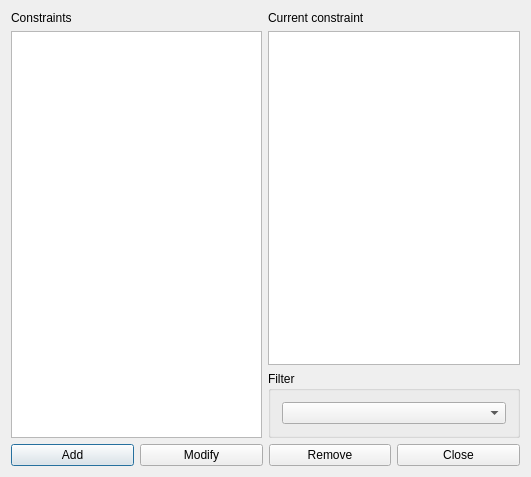
<?xml version="1.0" encoding="UTF-8"?>
<ui version="4.0">
 <class>ConstraintStudentsSetMaxBuildingChangesPerDayInIntervalForm_template</class>
 <widget class="QDialog" name="ConstraintStudentsSetMaxBuildingChangesPerDayInIntervalForm_template">
  <property name="geometry">
   <rect>
    <x>0</x>
    <y>0</y>
    <width>531</width>
    <height>477</height>
   </rect>
  </property>
  <property name="windowTitle">
   <string extracomment="This is the title of the dialog to see the list of all constraints of this type">Constraints students set max building changes per day in interval</string>
  </property>
  <layout class="QGridLayout" name="gridLayout_2">
   <item row="0" column="0" rowspan="2">
    <layout class="QVBoxLayout" name="verticalLayout">
     <item>
      <widget class="QLabel" name="constraintsTextLabel">
       <property name="frameShape">
        <enum>QFrame::NoFrame</enum>
       </property>
       <property name="frameShadow">
        <enum>QFrame::Plain</enum>
       </property>
       <property name="text">
        <string>Constraints</string>
       </property>
       <property name="wordWrap">
        <bool>false</bool>
       </property>
      </widget>
     </item>
     <item>
      <widget class="QListWidget" name="constraintsListWidget"/>
     </item>
    </layout>
   </item>
   <item row="0" column="1">
    <layout class="QVBoxLayout" name="verticalLayout_2">
     <item>
      <widget class="QLabel" name="currentConstraintTextLabel">
       <property name="text">
        <string>Current constraint</string>
       </property>
       <property name="wordWrap">
        <bool>false</bool>
       </property>
      </widget>
     </item>
     <item>
      <widget class="QPlainTextEdit" name="currentConstraintTextEdit"/>
     </item>
    </layout>
   </item>
   <item row="1" column="1">
    <widget class="QGroupBox" name="filterGroupBox">
     <property name="title">
      <string>Filter</string>
     </property>
     <layout class="QGridLayout" name="gridLayout">
      <item row="0" column="0">
       <widget class="QComboBox" name="studentsComboBox"/>
      </item>
     </layout>
    </widget>
   </item>
   <item row="2" column="0" colspan="2">
    <layout class="QHBoxLayout" name="horizontalLayout">
     <item>
      <widget class="QPushButton" name="addConstraintPushButton">
       <property name="text">
        <string>Add</string>
       </property>
      </widget>
     </item>
     <item>
      <widget class="QPushButton" name="modifyConstraintPushButton">
       <property name="text">
        <string>Modify</string>
       </property>
      </widget>
     </item>
     <item>
      <widget class="QPushButton" name="removeConstraintPushButton">
       <property name="text">
        <string>Remove</string>
       </property>
      </widget>
     </item>
     <item>
      <widget class="QPushButton" name="closePushButton">
       <property name="text">
        <string>Close</string>
       </property>
      </widget>
     </item>
    </layout>
   </item>
  </layout>
 </widget>
 <layoutdefault spacing="6" margin="11"/>
 <resources/>
 <connections/>
</ui>
